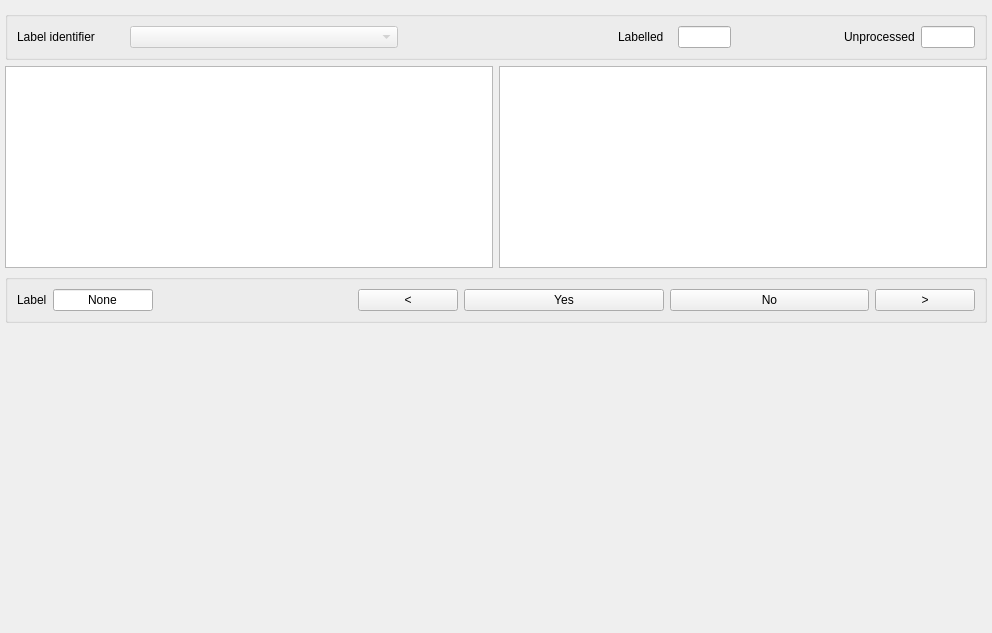
<?xml version="1.0" encoding="UTF-8"?>
<ui version="4.0">
 <class>binary</class>
 <widget class="QWidget" name="binary">
  <property name="geometry">
   <rect>
    <x>0</x>
    <y>0</y>
    <width>992</width>
    <height>633</height>
   </rect>
  </property>
  <property name="windowTitle">
   <string>Form</string>
  </property>
  <layout class="QVBoxLayout" name="verticalLayout_2" stretch="0,2,0,3">
   <property name="leftMargin">
    <number>5</number>
   </property>
   <property name="rightMargin">
    <number>5</number>
   </property>
   <property name="bottomMargin">
    <number>0</number>
   </property>
   <item>
    <widget class="QGroupBox" name="label_identifier_box">
     <layout class="QHBoxLayout" name="horizontalLayout" stretch="2,5,4,1,1,2,1,1">
      <item>
       <widget class="QLabel" name="label_identifier_text">
        <property name="text">
         <string>Label identifier</string>
        </property>
       </widget>
      </item>
      <item>
       <widget class="QComboBox" name="label_identifier_dropdown">
        <property name="enabled">
         <bool>false</bool>
        </property>
        <property name="editable">
         <bool>false</bool>
        </property>
       </widget>
      </item>
      <item>
       <spacer name="horizontalSpacer_3">
        <property name="orientation">
         <enum>Qt::Horizontal</enum>
        </property>
        <property name="sizeHint" stdset="0">
         <size>
          <width>40</width>
          <height>20</height>
         </size>
        </property>
       </spacer>
      </item>
      <item>
       <widget class="QLabel" name="labelled_text">
        <property name="text">
         <string>Labelled</string>
        </property>
       </widget>
      </item>
      <item>
       <widget class="QLineEdit" name="labelled_number_box"/>
      </item>
      <item>
       <spacer name="horizontalSpacer_2">
        <property name="orientation">
         <enum>Qt::Horizontal</enum>
        </property>
        <property name="sizeHint" stdset="0">
         <size>
          <width>40</width>
          <height>20</height>
         </size>
        </property>
       </spacer>
      </item>
      <item>
       <widget class="QLabel" name="label_2">
        <property name="text">
         <string>Unprocessed</string>
        </property>
       </widget>
      </item>
      <item>
       <widget class="QLineEdit" name="unprocessed_number_box"/>
      </item>
     </layout>
    </widget>
   </item>
   <item>
    <widget class="QFrame" name="cell_images_box">
     <layout class="QHBoxLayout" name="horizontalLayout_2">
      <property name="leftMargin">
       <number>0</number>
      </property>
      <property name="topMargin">
       <number>0</number>
      </property>
      <property name="rightMargin">
       <number>0</number>
      </property>
      <property name="bottomMargin">
       <number>0</number>
      </property>
      <item>
       <widget class="QGraphicsView" name="cell_image_no_contour"/>
      </item>
      <item>
       <widget class="QGraphicsView" name="cell_image_with_contour"/>
      </item>
     </layout>
    </widget>
   </item>
   <item>
    <widget class="QGroupBox" name="controls_box">
     <layout class="QHBoxLayout" name="horizontalLayout_3" stretch="0,1,2,1,2,2,1">
      <item>
       <widget class="QLabel" name="label_status_text">
        <property name="text">
         <string>Label</string>
        </property>
       </widget>
      </item>
      <item>
       <widget class="QLineEdit" name="label_status_box">
        <property name="text">
         <string>None</string>
        </property>
        <property name="alignment">
         <set>Qt::AlignCenter</set>
        </property>
       </widget>
      </item>
      <item>
       <spacer name="horizontalSpacer">
        <property name="orientation">
         <enum>Qt::Horizontal</enum>
        </property>
        <property name="sizeHint" stdset="0">
         <size>
          <width>40</width>
          <height>20</height>
         </size>
        </property>
       </spacer>
      </item>
      <item>
       <widget class="QPushButton" name="back_button">
        <property name="text">
         <string>&lt;</string>
        </property>
        <property name="shortcut">
         <string>Left</string>
        </property>
       </widget>
      </item>
      <item>
       <widget class="QPushButton" name="yes_button">
        <property name="text">
         <string>Yes</string>
        </property>
        <property name="shortcut">
         <string>C</string>
        </property>
       </widget>
      </item>
      <item>
       <widget class="QPushButton" name="no_button">
        <property name="text">
         <string>No</string>
        </property>
        <property name="shortcut">
         <string>N</string>
        </property>
       </widget>
      </item>
      <item>
       <widget class="QPushButton" name="forward_button">
        <property name="text">
         <string>&gt;</string>
        </property>
        <property name="shortcut">
         <string>Right</string>
        </property>
       </widget>
      </item>
     </layout>
    </widget>
   </item>
   <item>
    <widget class="QFrame" name="plot_box">
     <layout class="QHBoxLayout" name="horizontalLayout_4">
      <property name="leftMargin">
       <number>0</number>
      </property>
      <property name="topMargin">
       <number>0</number>
      </property>
      <property name="rightMargin">
       <number>0</number>
      </property>
      <property name="bottomMargin">
       <number>0</number>
      </property>
      <item>
       <widget class="PlotWidget" name="deformation_area_plot" native="true"/>
      </item>
      <item>
       <widget class="PlotWidget" name="brightness_area_plot" native="true"/>
      </item>
      <item>
       <widget class="PlotWidget" name="brightness_sd_brightness_plot" native="true"/>
      </item>
     </layout>
    </widget>
   </item>
  </layout>
 </widget>
 <customwidgets>
  <customwidget>
   <class>PlotWidget</class>
   <extends>QWidget</extends>
   <header>pyqtgraph</header>
   <container>1</container>
  </customwidget>
 </customwidgets>
 <resources/>
 <connections/>
</ui>
